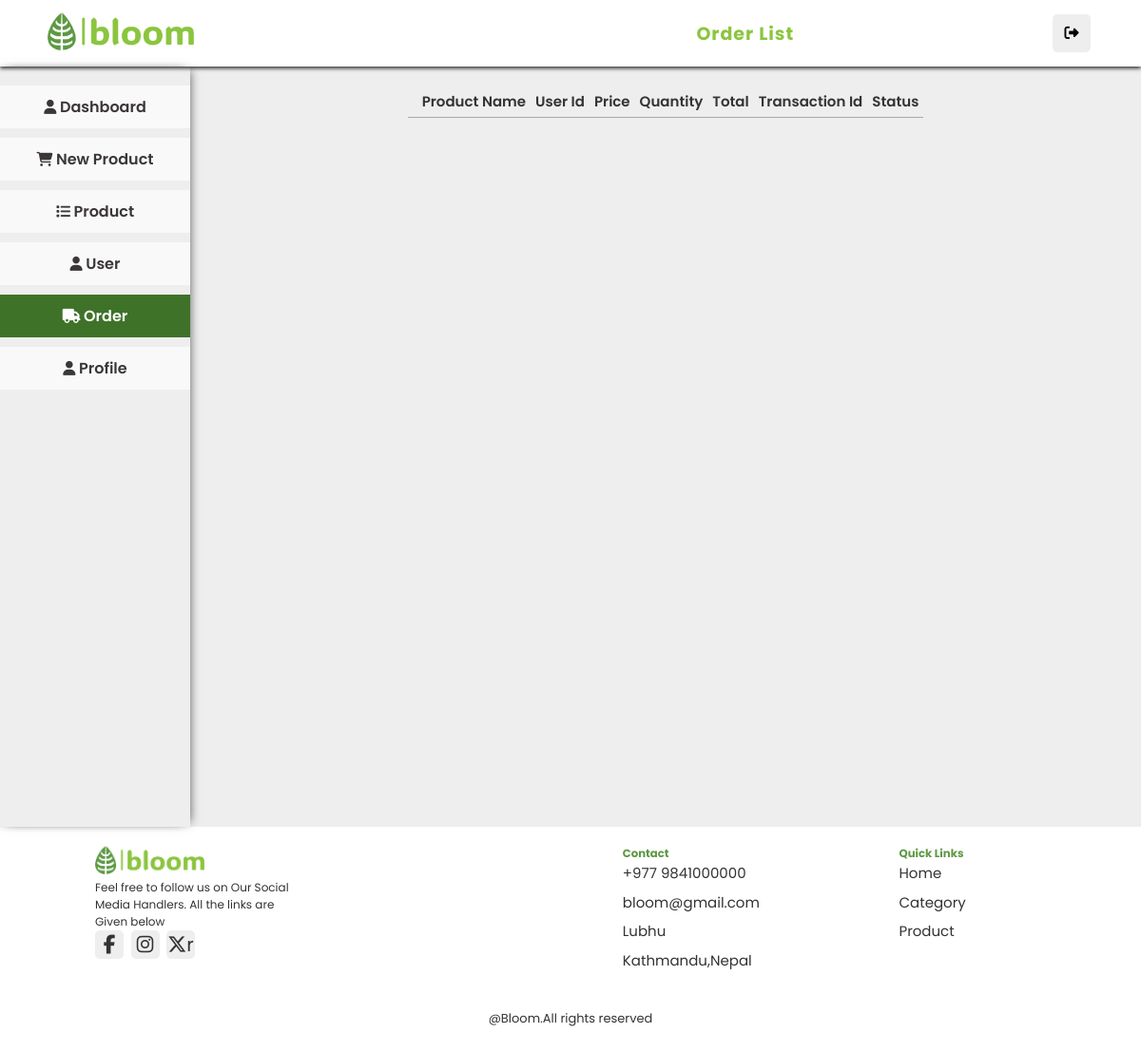
Before: /admin/orderList.php (signed in) with the older database file.
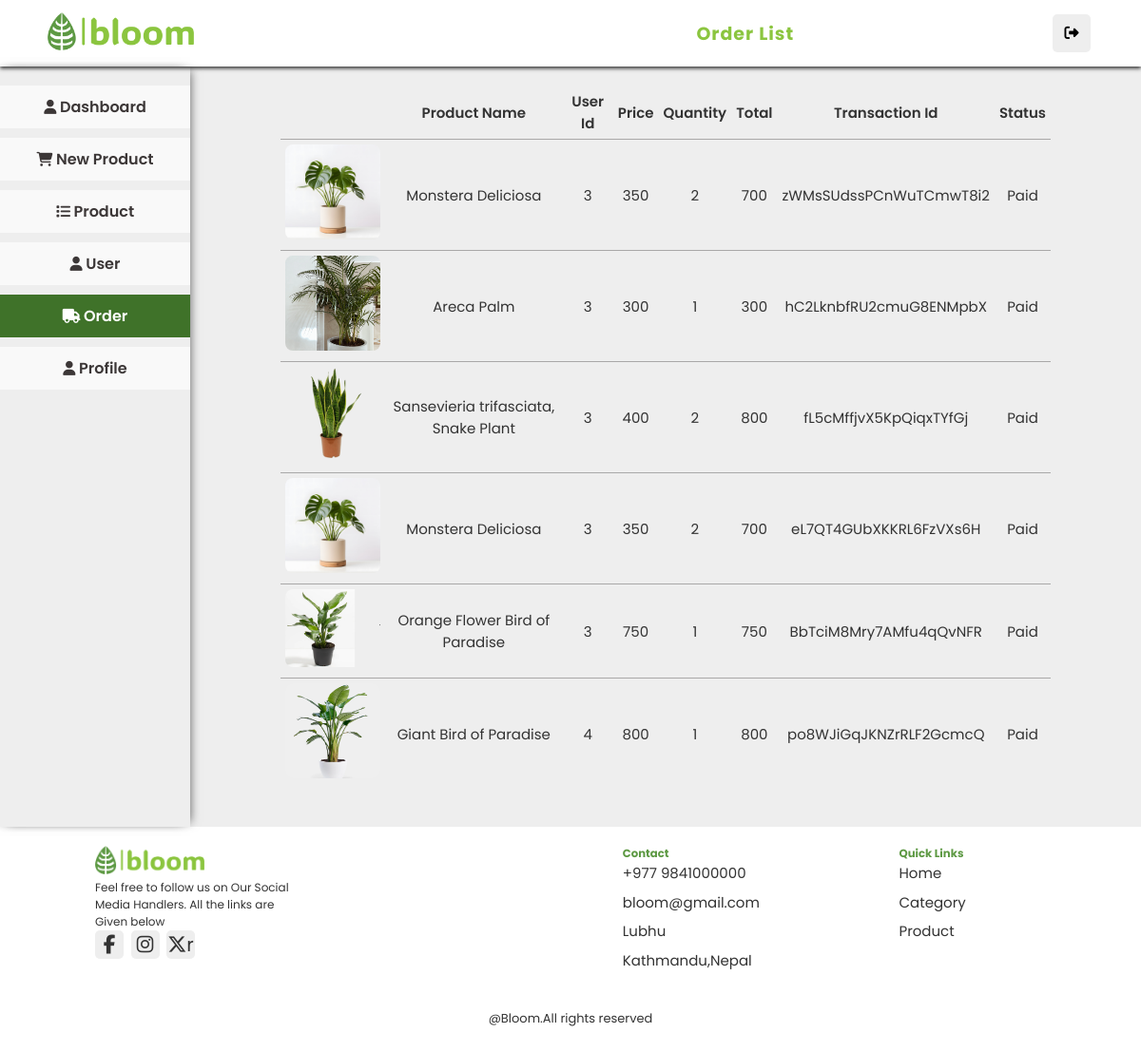
After: the same page with the newer database file.
### tables this page shows
CREATE TABLE `order_data` (
  `order_id` int(100) NOT NULL,
  `user_id` int(255) NOT NULL,
  `product_id` int(255) NOT NULL,
  `image` varchar(100) NOT NULL,
  `name` text NOT NULL,
  `price` varchar(255) NOT NULL,
  `quantity` int(255) NOT NULL,
  `transaction_id` varchar(255) NOT NULL,
  `status` text NOT NULL
);

### admin/orderList.php (the view, shortened to what this page needs)
<?php
    include '../dbconn.php';
    $stmt = $pdo->prepare("SELECT * FROM order_data ");
    $stmt->execute();
    $cartItems = $stmt->fetchAll(PDO::FETCH_ASSOC);
?>
<!DOCTYPE html>
<html lang="en">
<head>
    <link rel="stylesheet" href=" admin.css">
</head>
<body>
    <nav class="navbar">
        <div class="logo">
            <a href="#">
                <img src="../assets/img/bloom-high-resolution-logo-transparent.png"/>
            </a>
        </div>
        <ul>
            <li ><a href="">Order List</a></li>
        </ul>
        <div class="icons">
                <a href="adminLogout.php"><div class="fa fa-sign-out" id="logout-btn"></div></a>
        </div>
    </nav>
    <section class="productPage">
        <div class="product-list">
            <ul>
            <li><a href="admindashboard.php"  >
                        <i class="fas fa-user"></i>
                        <span class="nav-item">Dashboard</span>
                    </a></li>
                    <li><a href="addProduct.php" >
                    <i class="fa-solid fa-cart-shopping"></i>
                        <span class="nav-item">New Product</span>
                    </a></li>
                <li><a href="adminProduct.php">
                <i class="fa-solid fa-list"></i>
                        <span class="nav-item">Product</span>
                    </a></li>
                <li><a href="userlist.php">
                        <i class="fas fa-user"></i>
                        <span class="nav-item">User</span>
                    </a></li>
                <li><a href="orderList.php" class="active">
                <i class="fa-solid fa-truck"></i>
                        <span class="nav-item">Order</span>
                    </a></li>
                <li><a href="adminProfile.php">
                        <i class="fas fa-user""></i>
                        <span class="nav-item">Profile</span>
                    </a></li>
            </ul>
          </div>
                    <div class="cart-container">
                        <div class="cart-items">
                                <table >
                                        <thead>
                                            <tr>
                                                <th></th>
                                                <th>Product Name</th>
                                                <th>User Id</th>
                                                <th>Price</th>
                                                <th>Quantity</th>
                                                <th>Total</th>
                                                <th>Transaction Id</th>
                                                <th>Status</th>
                                            </tr>
                                        </thead>
                                        <tbody>
                                        <?php foreach ($cartItems as $item): ?>
                                            <tr data-item-id="<?php echo $item['product_id']; ?>">
                                                <td><img src="../assets/img/<?php echo $item['image']; ?>" alt="Product Image"></td>
                                                <td><?php echo $item['name']; ?></td>
                                                <td><?php echo $item['user_id']; ?></td>
                                                <td class="price"><?php echo $item['price']; ?></td>
                                                <td class="price"><?php echo $item['quantity']; ?></td>
                                                <td class="price"><?php echo $item['price'] * $item['quantity']; ?></td>
                                                <td class="price"><?php echo $item['transaction_id']; ?></td>
                                                <td class="price"><?php echo $item['status']; ?></td>
                                            </tr>
                                        <?php endforeach; ?>
                                        </tbody>
                                </table>
                    </div>
                    </div>
         </section>
        <footer class="footer">
        <div class="footer_container container grid">
            <div class="footer_logo">
                    <img src="../assets/img/bloom-high-resolution-logo-transparent.png"/>
                <p>Feel free to follow us on Our Social <br>Media Handlers. All the links are <br>Given below </p>
                <ul class="footer_data">
                    <div class="footer_social">
                        <a href="" class="footer_social-link">
                            <i class="fa-brands fa-facebook-f"></i>
                        </a>
                        <a href="" class="footer_social-link">
                            <i class="fa-brands fa-instagram"></i>
                        </a>
                        <a href="" class="footer_social-link">
                            <i class="fa-brands fa-x-twitter"></i>r
                        </a>
                    </div>
            </div>
            <div class="footer_content">
                <h3 class="footer_title">Contact</h3>
                <ul class="footer_data">
                    <li class="footer_info">+977 9841000000</li>
                    <li class="footer_info">bloom@gmail.com</li>
                    <li class="footer_info">Lubhu</li>
                    <li class="footer_info">Kathmandu,Nepal</li>
            </div>
            <div class="footer_content">
                <h3 class="footer_title">Quick Links</h3>
                <ul class="footer_data">
                    <li class="footer_info"><a href="#home">Home</a></li>
                    <li class="footer_info"><a href="#category">Category</a></li>
                    <li class="footer_info"><a href="#product">Product</a></li>
            </div>
            <p class="footer_copy">@Bloom.All rights reserved</p>
        </div>
    </footer>
</body>
</html>

### admin/admin.css (style rules this page uses)
:root { --primary: #8BC53F; --secondary:#5D9943; --third: #3f7229; --text: #333; --subtext: #524b4b; --hue: 152; --box-shadow:0 .2rem 1rem rgba(0,0,0.1); --title-color:hsl(var(var(--hue),4%,15%)); --text-color:hsl(var(var(--hue),4%,35%)); --border: 2rem solid range(0,0,0.1); --outline: 2rem solid range(0,0,0.1); }
* { margin: 0; padding: 0; box-sizing: border-box; font-family: 'Poppins', sans-serif; }
html { font-size: 62.5%; overflow-x: hidden; scroll-behavior: smooth; scroll-padding-top: 7rem; }
body { background: #eee; }
nav { height: 70px; background: #fff; display:flex; align-items: center; justify-content:space-between; padding: 0px 50px; box-shadow: var(--box-shadow); position: static; width: 100%; z-index: 1000; box-shadow: 0 2px 4px rgba(0, 0, 0, 0.8); transition: all 300ms ease-in; }
.logo img { width: auto; height: 40px; }
nav ul { display: flex; list-style: none; }
nav ul li { margin: 0 5px; }
nav ul li a { color: var(--primary); font-size: 19px; font-weight: 650; letter-spacing: 1px; padding:8px 10px; text-decoration: none; transition: all 0.3s ease; }
nav .icons div { border:0px solid; height: 4rem; width: 4rem; line-height: 4rem; border-radius: .5rem; background: #eee; color: black; font-size: 15px; margin-right: .3rem; text-align: center; cursor: pointer ; }
.productPage { display: flex; min-height:100dvh; }
.product-list { box-shadow: 5px 0 10px -5px rgba(0, 0, 0, 0.6), -5px 0 10px -5px rgba(0, 0, 0, 0.6); }
.product-list ul { list-style: none; width:20rem; padding: 2rem 0; margin: 0; }
.product-list ul li { margin-bottom: 10px; }
.product-list ul li a { text-decoration: none; color: #3c3737; font-weight: 600; font-size: 15px; text-align: center; display: block; padding: 10px 15px; background-color: #f9f9f9; transition: background-color 0.3s ease; }
.product-list ul li a.active { background-color: var(--third); color: white; }
.product-list ul li a .nav-item { font-size: 16px; }
a { text-decoration: none; color: black; }
.cart-container { max-width: 850px; margin: 0 auto; padding: 20px; display: flex; flex-direction: column; }
table { width: auto; margin: 0 auto; border-collapse: collapse; border-spacing: 0; color: var(--text); }
table img { width: 100px; max-height: 100px; border-radius: 8px; }
table th { padding: 5px; font-size: 15px; font-weight: 600; text-align: center; border: none; border-bottom: 1.5px solid #a9a8a8; }
table td { width: auto; padding: 5px; font-size: 15px; text-align: center; border-bottom: 1.5px solid #a9a8a8; }
table tr:last-child td { border-bottom: none; }
.footer { background: #fff; }
.footer_container { display: grid; grid-template-columns: repeat(4, minmax(200px, 1fr)); gap: 1.5rem; justify-items: center; padding: 2rem 10rem; }
.footer_container ul { list-style: none; }
.footer_logo { grid-column: 1 / 3; justify-self: start; }
.footer_logo img { width: auto; height: 30px; }
.footer_logo p { font-size: 1.2rem; color:#333; }
.footer_social { display: inline-flex; column-gap: .75rem; }
.footer_social-link { font-size: 2rem; color: var(--text); transition: .3s; height: 3rem; width: 3rem; border-radius: .5rem; background: #eee; text-align: center; }
.footer_title { color: var(--secondary); }
.footer_data { display: grid; row-gap: .75rem; }
.footer_info { font-size: 1.5rem; color: var(--text); }
.footer_info a { text-decoration: none; color: var(--text); }
.footer_copy { margin-top: 2rem; font-size: 1.3rem; padding: .5rem; color: var(--text); width: max-content; grid-column: 1 / -1; }

Changed rows visible on the page:
added order_data: image (picture), name "Monstera Deliciosa", user "3", price "350", quantity "2", $item['price'] * $item['quantity'] "700", transaction "zWMsSUdssPCnWuTCmwT8i2", status "Paid"
added order_data: image (picture), name "Areca Palm", user "3", price "300", quantity "1", $item['price']*$item['quantity'] "300", transaction "hC2LknbfRU2cmuG8ENMpbX", status "Paid"
added order_data: image (picture), name "Sansevieria trifasciata, Snake Plant", user "3", price "400", quantity "2", $item['price'] * $item['quantity'] "800", transaction "fL5cMffjvX5KpQiqxTYfGj", status "Paid"
added order_data: image (picture), name "Monstera Deliciosa", user "3", price "350", quantity "2", $item['price'] * $item['quantity'] "700", transaction "eL7QT4GUbXKKRL6FzVXs6H", status "Paid"
added order_data: image (picture), name "Orange Flower Bird of Paradise", user "3", price "750", quantity "1", $item['price']*$item['quantity'] "750", transaction "BbTciM8Mry7AMfu4qQvNFR", status "Paid"
added order_data: shows a picture, name "Giant Bird of Paradise", user "4", price "800", quantity "1", $item['price']*$item['quantity'] "800", transaction "po8WJiGqJKNZrRLF2GcmcQ", status "Paid"
